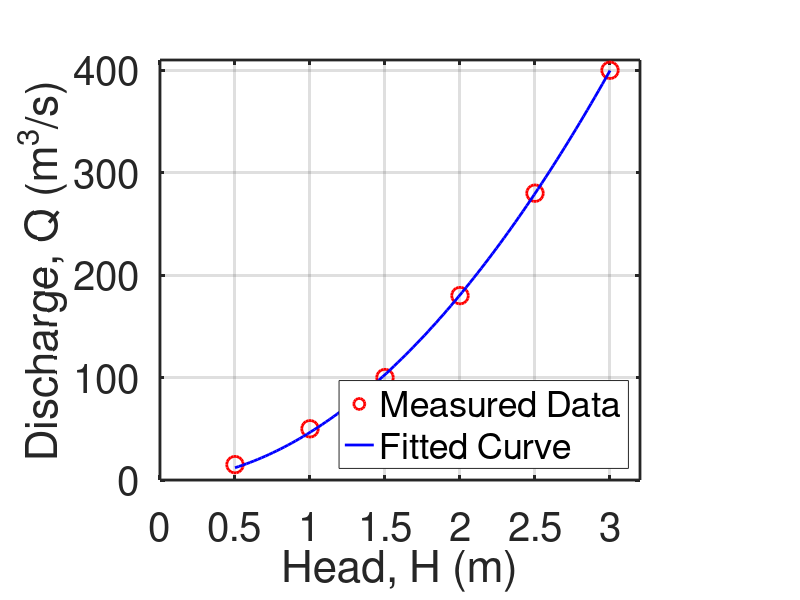

Write MATLAB code to recreate this figure.
%This code fits a nonlinear least
%square curve to fit data points 
%using 'lsqcurvefit' function
clc; clear; close all;
set(0,'defaultaxesfontsize',29);
% Input data,head (H),discharge (Q)
H=[0.5,1.0,1.5,2.0,2.5,3.0];%in meter
Q=[15,50,100,180,280,400];%in m^3/s
%Define function: Q = C * H^n
modelF= @(par,H) par(1)*H.^par(2); 
ini_Guess=[1,1];% Initial guess for C&n
%Fit nonlinear model using lsqcurvefit
par=lsqcurvefit(modelF,ini_Guess,H,Q);
% Display the results
fprintf(['Parameters: C=%.4f, ' ...
    'n=%.4f \n'],par(1),par(2));
%predictions using fitted model
H_pred=linspace(min(H),max(H),100);
Q_pred=modelF(par, H_pred);%Calculate Q
% Plot original data and fitted curve
figure; subplot('position',[.2 .2 .6 .7]);
plot(H,Q,'ro','MarkerSize',12,'linewidth',2);
hold on; set(gca,'linewidth',2);
plot(H_pred,Q_pred,'b-','LineWidth',2);%Fitted
grid on; xlim([0 3.2]);ylim([0 410]);
xlabel('Head, H (m)');
ylabel('Discharge, Q (m^3/s)');
legend('Measured Data','Fitted Curve',...
    'Location','southeast');
% End of M - file
